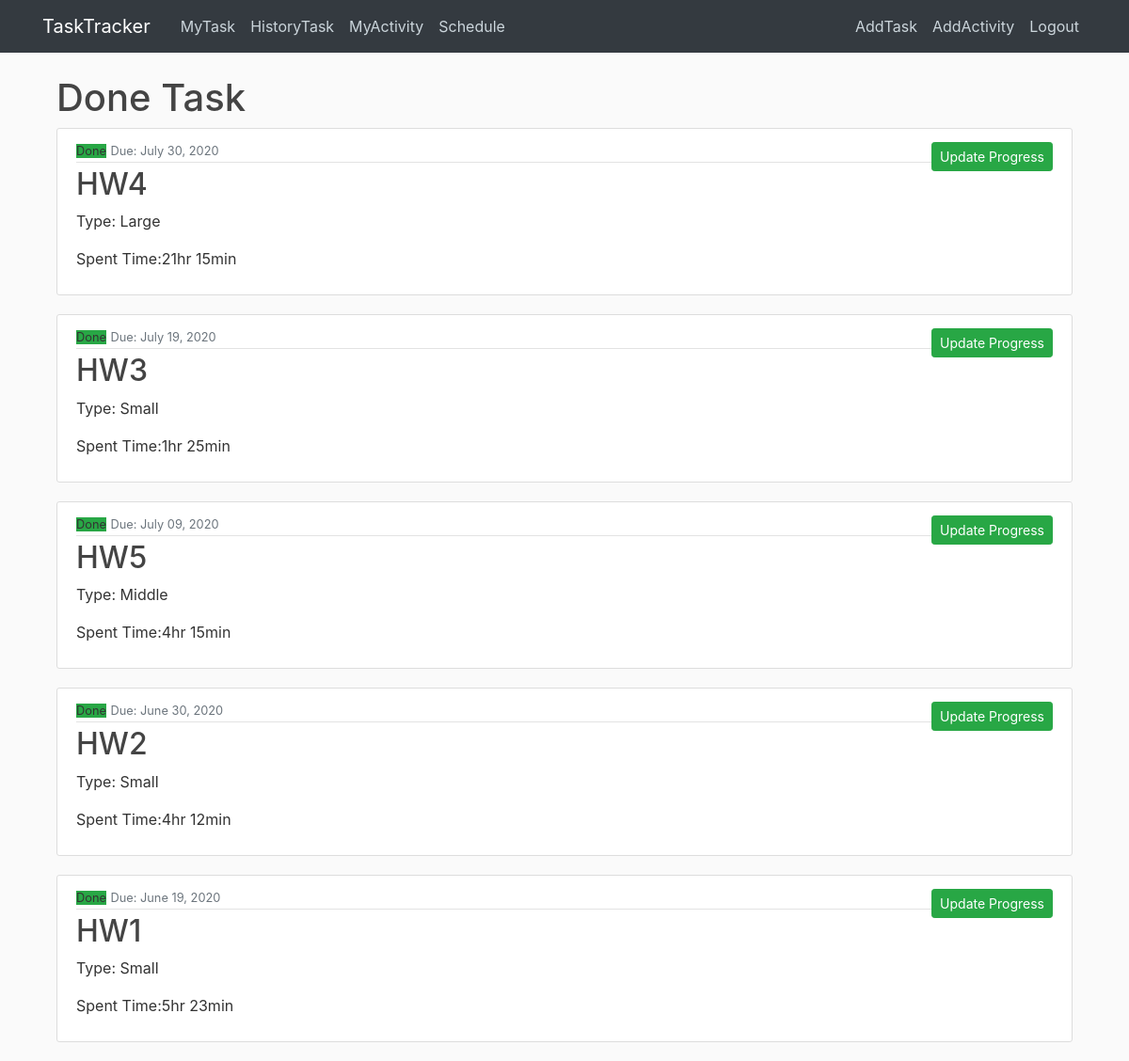
The app's page /donetask/ (signed in), older data.
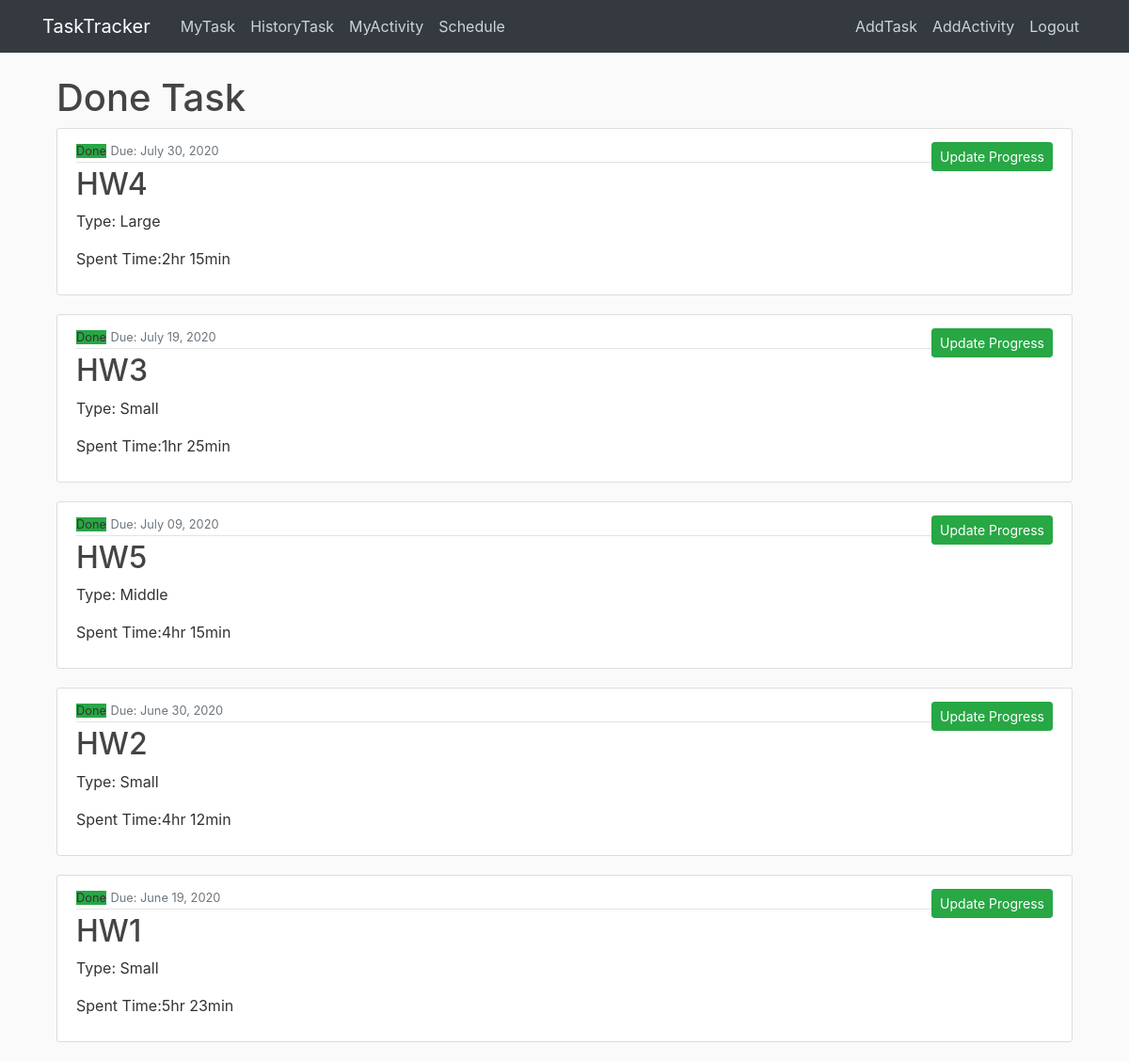
The same page, newer data.
### main/models.py (models this page shows, shortened)
class Task(models.Model):
    MY_CHOICES = (
        ('Small', 'Small'),
        ('Middle', 'Middle'),
        ('Large', 'Large'),
    )
    STATUS_CHOICES = (
    ('OnProgress', 'OnProgress'),
    ('Done', 'Done'),
)
    taskname= models.CharField(max_length=100)
    tasktype= models.CharField(max_length=10,choices=MY_CHOICES)
    duedate= models.DateField(default=timezone.now)
    spenthour= models.PositiveIntegerField(default=0,validators=[MinValueValidator(0), MaxValueValidator(100)])
    spentmin= models.PositiveIntegerField(default=0,validators=[MinValueValidator(0), MaxValueValidator(60)])
    status= models.CharField(max_length=20,choices=STATUS_CHOICES,default="OnProgress")
    taskuser =models.ForeignKey(User, on_delete=models.CASCADE)
    donedate= models.DateField(null=True)
    ontime_late=models.CharField(max_length=100,default="Ontime")
    objects = models.Manager()

### main/views.py (the view)
# urls.py: path('donetask/', DoneTaskListView.as_view(),name='main-donetask'),
class DoneTaskListView(ListView):
    model = Task
    template_name='main/donetask.html'
    context_object_name = 'donetasks'
    ordering =['-duedate']

### main/templates/main/donetask.html
{% extends "main/base.html" %}
{% block content %}
<main role="main" class="container">
{% if user.is_authenticated %}
  <h1>Done Task</h1>
  {% else %}
  <h1>Welcome</h1>
  <h2>Please Login first!!</h2>
{% endif %}
{% for task in donetasks %}
{% if task.taskuser == user%}
{% if task.status == "Done"%}
<article class="media content-section">
  <div class="media-body">
    <div class="article-metadata">
      <small class="bg-success">{{ task.status}}</small>
      <small class="text-muted">Due: {{ task.duedate|date:"F d, Y" }}</small>
    </div>
    <h2><a class="article-title" href="{% url 'task-detail' task.id %}">{{ task.taskname }}</a></h2>
    <p class="article-content">Type: {{ task.tasktype }}</p>
    <p class="article-content">Spent Time:{{ task.spenthour }}hr {{ task.spentmin }}min</p>
  </div>
  <a class="btn btn-success btn-sm mt-1 mb-1" href="{% url 'task-update' task.id%}">Update Progress</a>
</article>
{% endif %}
{% endif %}
{% endfor %}
{% endblock content %}

Row changes from the older to the newer data that the page shows:
changed Task "HW4": spenthour "21" → "2"
